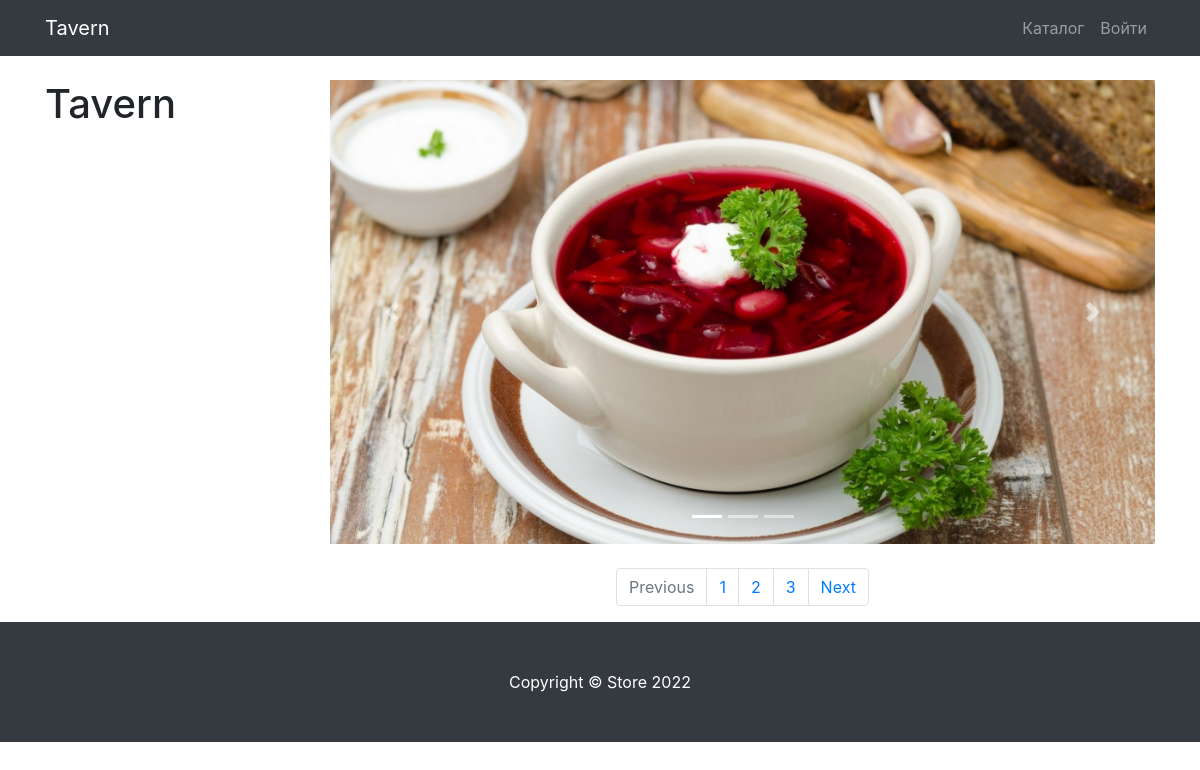
/dishes/, run on an earlier commit of the app's database.
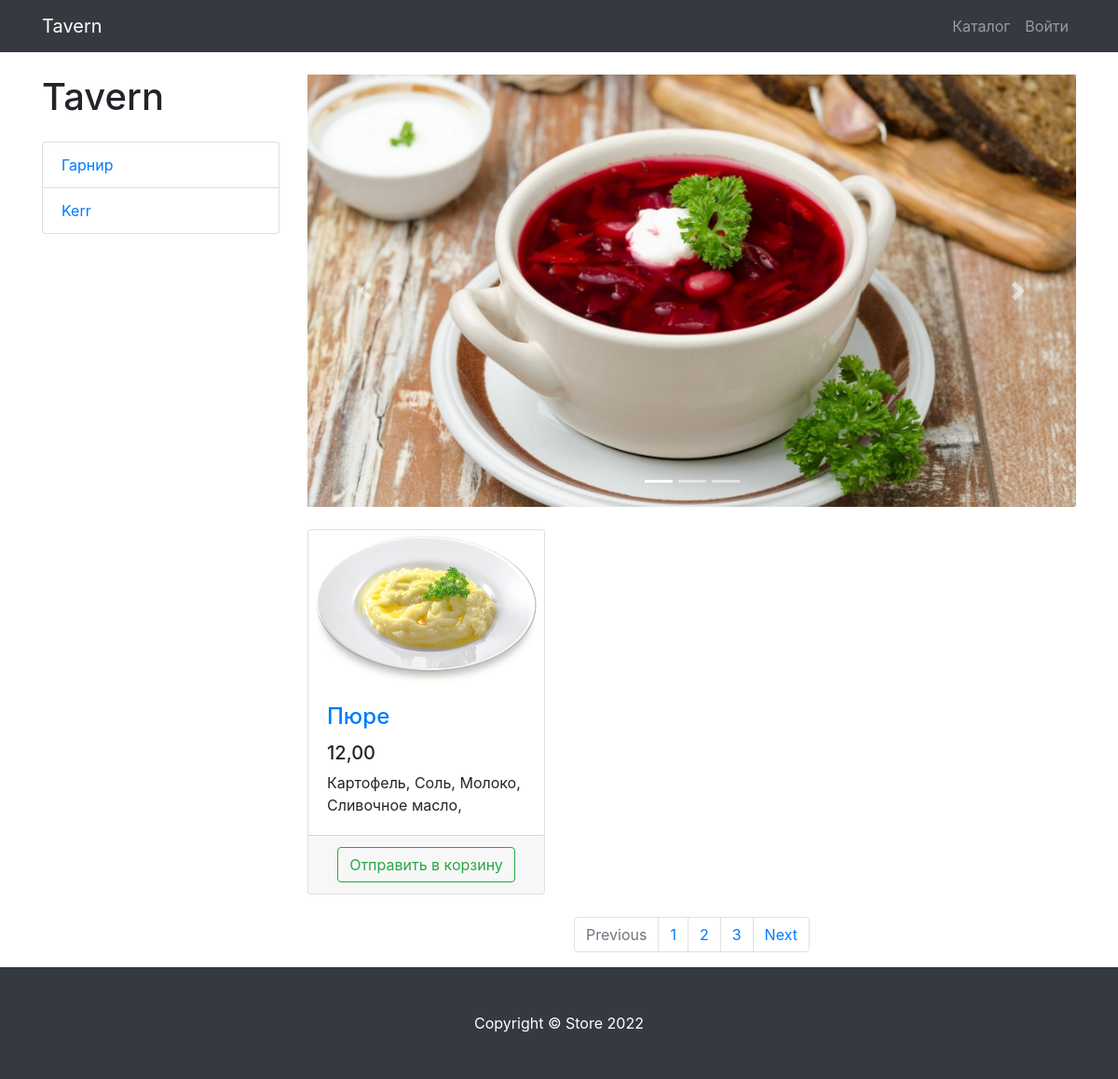
And on a later commit of the database.
### dish/models.py (models this page shows, shortened)
class TypeDish(models.Model):
    name = models.CharField(max_length=128)

class Dish(models.Model):
    name = models.CharField(max_length=182, null=True)
    id_type_dish = models.ForeignKey('TypeDish', on_delete=models.PROTECT, null=True)
    image = models.ImageField(upload_to='dishes_images')
    price = models.DecimalField(max_digits=6, decimal_places=2)

class Structure(models.Model):
    id_dish = models.ForeignKey('Dish', on_delete=models.PROTECT, null=True)
    id_ingredient = models.ForeignKey(Ingredients, on_delete=models.PROTECT, null=True)

class Ingredients(models.Model):
    name = models.CharField(max_length=128)

### dish/views.py (the view)
# urls.py: path('dishes/', include('dish.urls', namespace='dishes')),
def dishes(request):
    context = {
        'title': 'Dishes',
        'dish': Dish.objects.all(),
        'type': TypeDish.objects.all(),
        'struct': Structure.objects.all(),
    }
    return render(request, 'dish/html/dishs.html', context=context)

### dish/templates/dish/html/dishs.html (shortened to what this page needs)
{% extends 'dish/html/base.html' %}
{% load static %}
{% block css %}
    <link href="{% static 'vendor/css/products.css' %}" rel="stylesheet">
{% endblock %}
{% block content %}
    <div class="container">
    <div class="row">
        <div class="col-lg-3">
            <h1 class="my-4">Tavern</h1>
            <div class="list-group">
                {% for types in type %}
                    <a href="#" class="list-group-item">{{ types.name }}</a>
                {% endfor %}
            </div>
        </div>
        <div class="col-lg-9">
            <div id="carouselExampleIndicators" class="carousel slide my-4" data-ride="carousel">
                <ol class="carousel-indicators">
                    <li data-target="#carouselExampleIndicators" data-slide-to="0" class="active"></li>
                    <li data-target="#carouselExampleIndicators" data-slide-to="1"></li>
                    <li data-target="#carouselExampleIndicators" data-slide-to="2"></li>
                </ol>
                <div class="carousel-inner" role="listbox">
                    <div class="carousel-item active">
                        <img class="d-block img-fluid" src="/static/vendor/img/slides/borsh.jpg" alt="First slide">
                    </div>
                </div>
                <a class="carousel-control-prev" href="#carouselExampleIndicators" role="button" data-slide="prev">
                    <span class="carousel-control-prev-icon" aria-hidden="true"></span>
                </a>
                <a class="carousel-control-next" href="#carouselExampleIndicators" role="button" data-slide="next">
                    <span class="carousel-control-next-icon" aria-hidden="true"></span>
                </a>
            </div>
            <div class="row">
                {% for product in dish %}
                    <div class="col-lg-4 col-md-6 mb-4">
                    <div class="card h-100">
                        <a href="#">
                            <img class="card-img-top"
                                 src="{{ product.image.url }}"
                                 alt="">
                        </a>
                        <div class="card-body">
                            <h4 class="card-title">
                                <a href="#">{{ product.name }}</a>
                            </h4>
                            <h5>{{ product.price }}</h5>
                            <p class="card-text">
                                {% for str in struct %}
                                    {% if str.id_dish.pk == product.pk %}
                                        {{ str.id_ingredient.name }}{% if struct.last %},{% endif %}
                                    {% endif %}
                                {% endfor %}
                            </p>
                        </div>
                        <div class="card-footer text-center">
                            <a class="btn btn-outline-success" href="{% url 'dish:basket_add' product.id %}">
                                Отправить в корзину
                            </a>
                        </div>
                    </div>
                </div>
                {% endfor %}
            </div>
            <nav aria-label="Page navigation example">
                <ul class="pagination justify-content-center">
                    <li class="page-item disabled">
                        <a class="page-link" href="#" tabindex="-1" aria-disabled="true">Previous</a>
                    </li>
                    <li class="page-item"><a class="page-link" href="#">1</a></li>
                    <li class="page-item"><a class="page-link" href="#">2</a></li>
                    <li class="page-item"><a class="page-link" href="#">3</a></li>
                    <li class="page-item">
                        <a class="page-link" href="#">Next</a>
                    </li>
                </ul>
            </nav>
        </div>
    </div>
</div>
{% endblock %}
{% block footer %}
    <footer class="py-5 bg-dark">
    <div class="container">
        <p class="m-0 text-center text-white">Copyright &copy; Store 2022</p>
    </div>
</footer>
{% endblock %}

What changed in the data, as far as the page shows it:
added TypeDish: name "Гарнир"
added TypeDish: name "Kerr"
added Dish: image (picture), name "Пюре", price "12,00"
added Structure: id_ingredient.name "Картофель"
added Structure: id_ingredient.name "Соль"
added Structure: id_ingredient.name "Молоко"
added Structure: id_ingredient.name "Сливочное масло"
